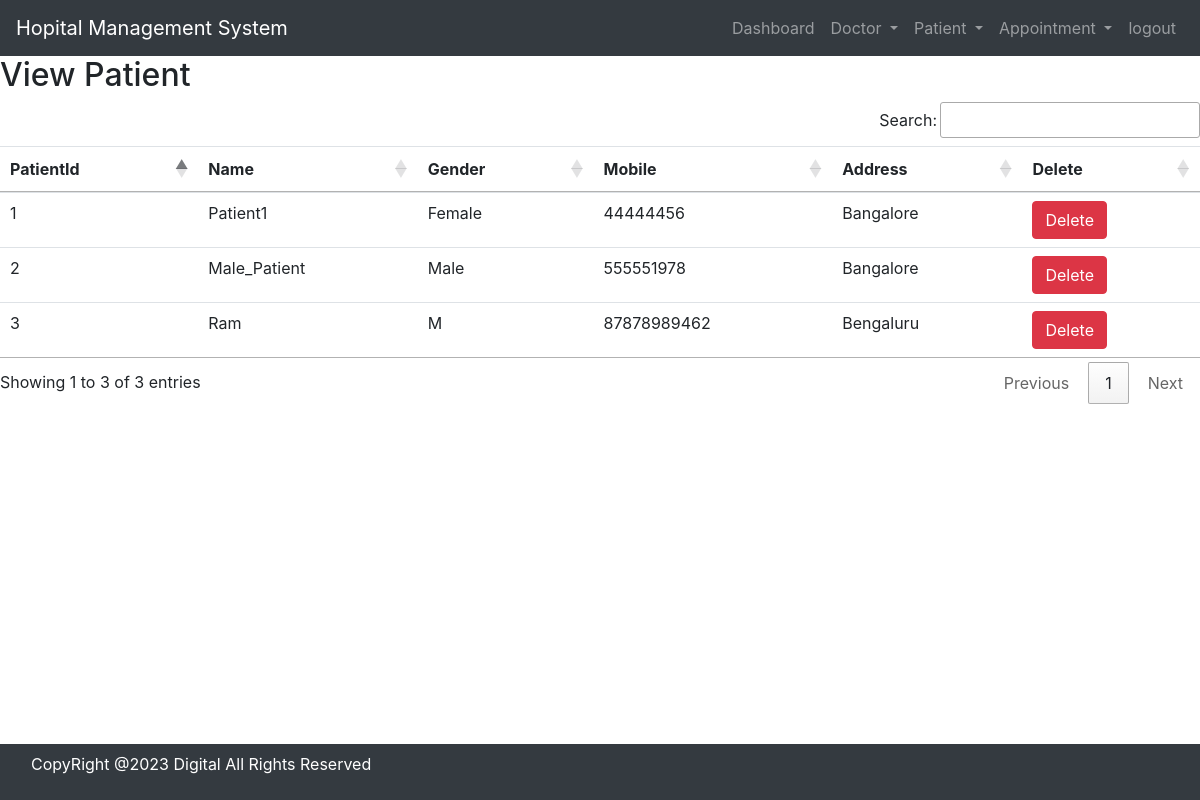
Page /view_patient/ (signed in) on the committed database.
### hospital/models.py (models this page shows, shortened)
class Patient(models.Model):
    name = models.CharField(max_length=50)                       #Model is super class and employee is subclass
    gender = models.CharField(max_length=10)
    mobile = models.IntegerField(null=True)
    address = models.TextField()

### hospital/views.py (the view)
# urls.py: path('view_patient/', View_Patient, name='view_patient'),
def View_Patient(request):
	if not request.user.is_staff:
		return redirect('login')
	doc = Patient.objects.all()
	d = {'doc':doc}
	return render(request,'view_patient.html',d)

### hospital/templates/view_patient.html
{% include 'base.html' %}
{% include 'navigation.html' %}
{% block content %}
<div>
    <h2>View Patient</h2>
    <table id="example" class="table table-hover">
        <thead>
            <tr>
                <th>PatientId</th>
                <th>Name</th>
                <th>Gender</th>
                <th>Mobile</th>
                <th>Address</th>
                <th>Delete</th>
            </tr>
        </thead>
        <tbody>
            {% for i in doc %}
            <tr>
                <td>{{i.id}}</td>
                <td>{{i.name}}</td>
                <td>{{i.gender}}</td>
                <td>{{i.mobile}}</td>
                <td>{{i.address}}</td>
                <td><a href="{% url 'delete_patient' i.id %}" onclick="return confirm('Are you sure you want to delete?')" class="btn btn-danger">Delete</a>
                </td>
            </tr>
            {% endfor %}
        </tbody>
    </table>
</div>
{% endblock content %}
{% include 'foot.html' %}

### rows in the picture
Patient: id "1", name "Patient1", gender "Female", mobile "44444456", address "Bangalore"
Patient: id "2", name "Male_Patient", gender "Male", mobile "555551978", address "Bangalore"
Patient: id "3", name "Ram", gender "M", mobile "87878989462", address "Bengaluru"
